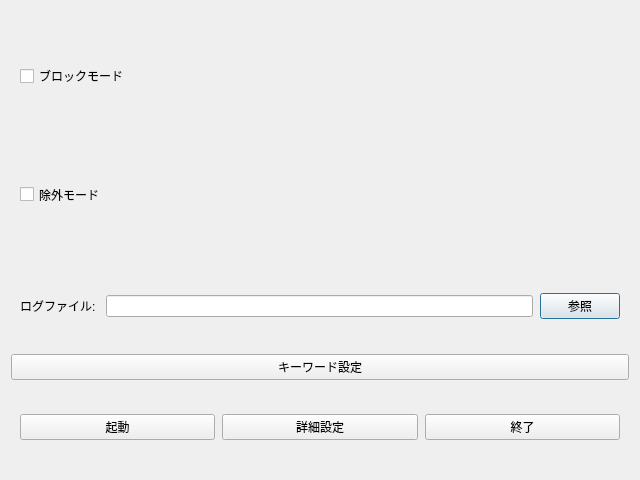
<?xml version="1.0" encoding="UTF-8"?>
<ui version="4.0">
 <class>TitleWindow</class>
 <widget class="QDialog" name="TitleWindow">
  <property name="geometry">
   <rect>
    <x>0</x>
    <y>0</y>
    <width>640</width>
    <height>480</height>
   </rect>
  </property>
  <property name="windowTitle">
   <string>Dialog</string>
  </property>
  <layout class="QVBoxLayout" name="verticalLayout" stretch="3,1,1,1">
   <item>
    <widget class="QWidget" name="modeWidget" native="true">
     <layout class="QVBoxLayout" name="verticalLayout_2">
      <property name="spacing">
       <number>7</number>
      </property>
      <property name="sizeConstraint">
       <enum>QLayout::SizeConstraint::SetDefaultConstraint</enum>
      </property>
      <item>
       <widget class="QCheckBox" name="inputBlock">
        <property name="sizePolicy">
         <sizepolicy hsizetype="Minimum" vsizetype="Preferred">
          <horstretch>0</horstretch>
          <verstretch>0</verstretch>
         </sizepolicy>
        </property>
        <property name="text">
         <string>ブロックモード</string>
        </property>
       </widget>
      </item>
      <item>
       <widget class="QCheckBox" name="inputExclude">
        <property name="sizePolicy">
         <sizepolicy hsizetype="Minimum" vsizetype="Preferred">
          <horstretch>0</horstretch>
          <verstretch>0</verstretch>
         </sizepolicy>
        </property>
        <property name="text">
         <string>除外モード</string>
        </property>
       </widget>
      </item>
     </layout>
    </widget>
   </item>
   <item>
    <widget class="QWidget" name="fileWidget" native="true">
     <layout class="QHBoxLayout" name="fileLayout" stretch="0,0,0">
      <property name="spacing">
       <number>7</number>
      </property>
      <item>
       <widget class="QLabel" name="lblFile">
        <property name="sizePolicy">
         <sizepolicy hsizetype="Preferred" vsizetype="Fixed">
          <horstretch>0</horstretch>
          <verstretch>0</verstretch>
         </sizepolicy>
        </property>
        <property name="text">
         <string>ログファイル: </string>
        </property>
       </widget>
      </item>
      <item>
       <widget class="QLineEdit" name="inputFilePath">
        <property name="sizePolicy">
         <sizepolicy hsizetype="Expanding" vsizetype="Fixed">
          <horstretch>0</horstretch>
          <verstretch>0</verstretch>
         </sizepolicy>
        </property>
       </widget>
      </item>
      <item>
       <widget class="QPushButton" name="btnFileSetting">
        <property name="sizePolicy">
         <sizepolicy hsizetype="Minimum" vsizetype="Fixed">
          <horstretch>0</horstretch>
          <verstretch>0</verstretch>
         </sizepolicy>
        </property>
        <property name="text">
         <string>参照</string>
        </property>
       </widget>
      </item>
     </layout>
    </widget>
   </item>
   <item>
    <widget class="QPushButton" name="btnKeywordSetting">
     <property name="sizePolicy">
      <sizepolicy hsizetype="Minimum" vsizetype="Fixed">
       <horstretch>0</horstretch>
       <verstretch>0</verstretch>
      </sizepolicy>
     </property>
     <property name="text">
      <string>キーワード設定</string>
     </property>
    </widget>
   </item>
   <item>
    <widget class="QWidget" name="mainButtonWidget" native="true">
     <layout class="QHBoxLayout" name="mainButtonLayout" stretch="0,0,0">
      <property name="spacing">
       <number>7</number>
      </property>
      <item>
       <widget class="QPushButton" name="btnStart">
        <property name="sizePolicy">
         <sizepolicy hsizetype="Minimum" vsizetype="Fixed">
          <horstretch>0</horstretch>
          <verstretch>0</verstretch>
         </sizepolicy>
        </property>
        <property name="text">
         <string>起動</string>
        </property>
       </widget>
      </item>
      <item>
       <widget class="QPushButton" name="btnSetting">
        <property name="sizePolicy">
         <sizepolicy hsizetype="Minimum" vsizetype="Fixed">
          <horstretch>0</horstretch>
          <verstretch>0</verstretch>
         </sizepolicy>
        </property>
        <property name="text">
         <string>詳細設定</string>
        </property>
       </widget>
      </item>
      <item>
       <widget class="QPushButton" name="btnExit">
        <property name="sizePolicy">
         <sizepolicy hsizetype="Minimum" vsizetype="Fixed">
          <horstretch>0</horstretch>
          <verstretch>0</verstretch>
         </sizepolicy>
        </property>
        <property name="text">
         <string>終了</string>
        </property>
       </widget>
      </item>
     </layout>
    </widget>
   </item>
  </layout>
 </widget>
 <resources/>
 <connections/>
</ui>
